Frame 1 (no input): blank canvas, image omitted
Frame 60 (no input): blank canvas, image omitted
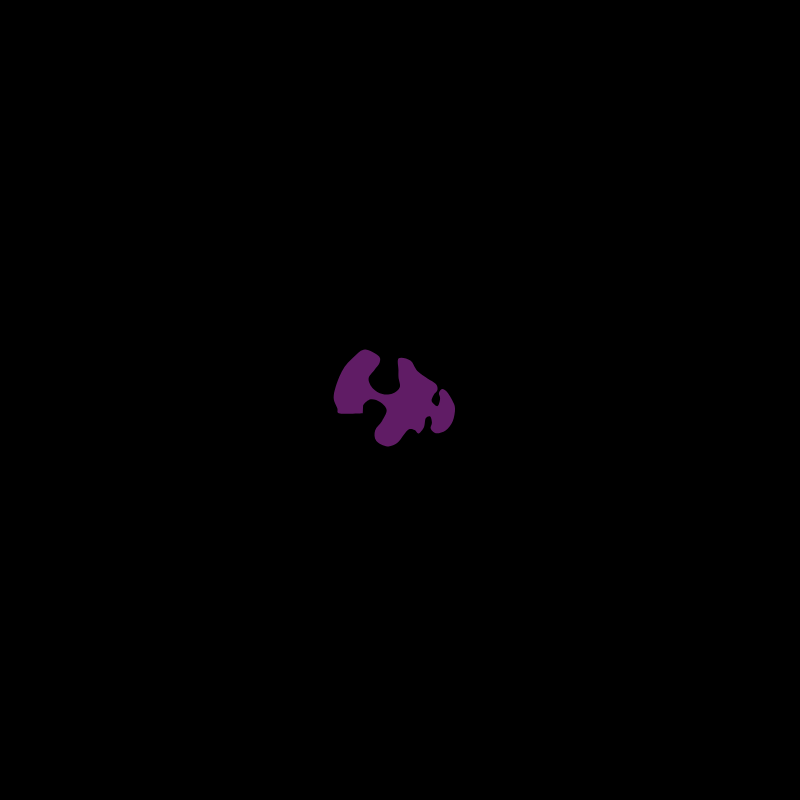
Frame 120 (the mouse pressed at the canvas centre since frame 60)

The p5.js sketch whose frames 1 and 60 were blank and that drew this single picture after the mouse press (run headless with seeded random() and noise() and a simulated clock; from frame 60 on, the mouse is pressed at the canvas centre):

// p5.js sketch
// ── sketch.js
function setup() {
  createCanvas(800, 800);
  background(220);
  background(0);
  blendMode(ADD);
}

function draw() {
}

function forma(colordeFondo) {
  push(); {
    noStroke();
    fill(colordeFondo);
    beginShape();
    translate(mouseX, mouseY);
    rotate(random(TWO_PI));
    let sc = random(0.01, 0.8);
    scale(sc, sc);
    curveVertex(-101, -126);
    curveVertex(-71, -135);
    curveVertex(-37, -114);
    curveVertex(-35, -74);
    curveVertex(-57, -38);
    curveVertex(-105, -41);
    curveVertex(-151, -55);
    curveVertex(-189, -37);
    curveVertex(-196, 14);
    curveVertex(-170, 47);
    curveVertex(-130, 61);
    curveVertex(-101, 74);
    curveVertex(-96, 97);
    curveVertex(-104, 117);
    curveVertex(-73, 129);
    curveVertex(-36, 124);
    curveVertex(-23, 139);
    curveVertex(-45, 154);
    curveVertex(-69, 157);
    curveVertex(-80, 183);
    curveVertex(-56, 217);
    curveVertex(-11, 232);
    curveVertex(41, 224);
    curveVertex(69, 202);
    curveVertex(93, 173);
    curveVertex(99, 148);
    curveVertex(79, 141);
    curveVertex(59, 153);
    curveVertex(27, 153);
    curveVertex(38, 124);
    curveVertex(65, 123);
    curveVertex(89, 131);
    curveVertex(110, 117);
    curveVertex(120, 77);
    curveVertex(135, 28);
    curveVertex(166, -13);
    curveVertex(159, -61);
    curveVertex(113, -46);
    curveVertex(85, -36);
    curveVertex(49, -18);
    curveVertex(15, -37);
    curveVertex(-1, -76);
    curveVertex(8, -120);
    curveVertex(40, -150);
    curveVertex(81, -139);
    curveVertex(116, -129);
    curveVertex(141, -142);
    curveVertex(148, -203);
    curveVertex(106, -235);
    curveVertex(32, -263);
    curveVertex(-71, -262);
    curveVertex(-116, -231);
    curveVertex(-133, -213);
    endShape(CLOSE);
  }
  pop();
}

function mousePressed() {
  let c = color(random(255), random(255), random(255), random(100, 200));
  forma(c);

  /*
  let xcoord = mouseX - width / 2;
  let ycoord = mouseY - height / 2;
  console.log("vertex(" + xcoord + ", " +  ycoord + ");");
  */
}
